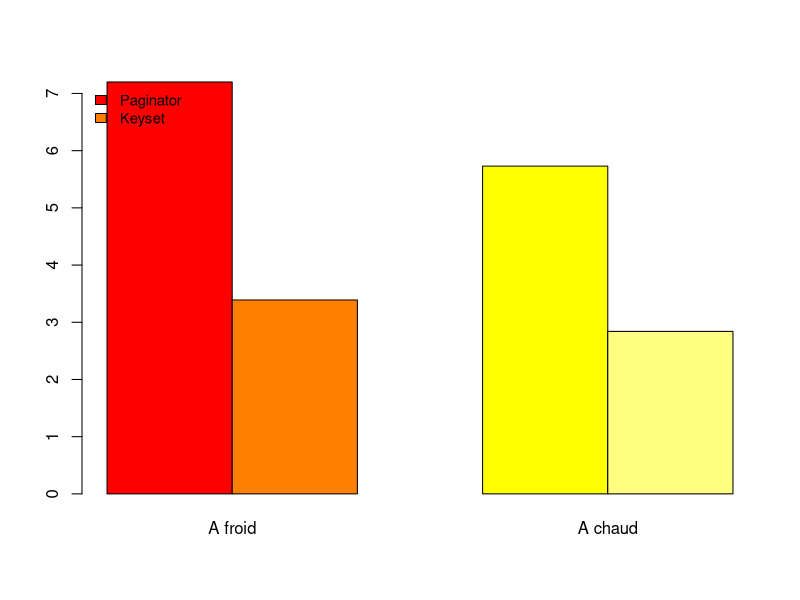

R code for this plot:
library(ggplot2)
png('small.png')
# header = TRUE ignores the first line, check.names = FALSE allows '+' in 'C++'
benchmark <- read.table("small.dat", header = TRUE, row.names = "Title", check.names = FALSE)
# 't()' is matrix tranposition, 'beside = TRUE' separates the benchmarks, 'heat' provides nice colors
barplot(t(as.matrix(benchmark)), beside = TRUE, col = heat.colors(4))
# 'cex' stands for 'character expansion', 'bty' for 'box type' (we don't want borders)
legend("topleft", names(benchmark), cex = 0.9, bty = "n", fill = heat.colors(4))
#

